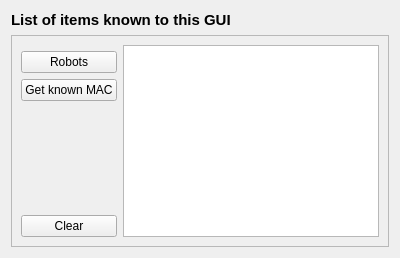
       <widget class="QWidget" name="tab_list">
        <attribute name="title">
         <string>List</string>
        </attribute>
        <layout class="QVBoxLayout" name="verticalLayout_20">
         <item>
          <widget class="QLabel" name="label_5">
           <property name="font">
            <font>
             <pointsize>11</pointsize>
             <weight>75</weight>
             <bold>true</bold>
            </font>
           </property>
           <property name="text">
            <string>List of items known to this GUI</string>
           </property>
          </widget>
         </item>
         <item>
          <widget class="QFrame" name="frame_41">
           <property name="frameShape">
            <enum>QFrame::StyledPanel</enum>
           </property>
           <property name="frameShadow">
            <enum>QFrame::Raised</enum>
           </property>
           <layout class="QGridLayout" name="gridLayout_40">
            <item row="1" column="0">
             <widget class="QPushButton" name="pushButton_gui_robots">
              <property name="text">
               <string>Robots</string>
              </property>
             </widget>
            </item>
            <item row="3" column="0">
             <spacer name="verticalSpacer_17">
              <property name="orientation">
               <enum>Qt::Vertical</enum>
              </property>
              <property name="sizeHint" stdset="0">
               <size>
                <width>20</width>
                <height>40</height>
               </size>
              </property>
             </spacer>
            </item>
            <item row="2" column="0">
             <widget class="QPushButton" name="pushButton_gui_MAC">
              <property name="text">
               <string>Get known MAC</string>
              </property>
             </widget>
            </item>
            <item row="4" column="0">
             <widget class="QPushButton" name="pushButton_gui_clear">
              <property name="text">
               <string>Clear</string>
              </property>
             </widget>
            </item>
            <item row="0" column="1" rowspan="5">
             <widget class="QPlainTextEdit" name="plainTextEdit_gui_list"/>
            </item>
           </layout>
          </widget>
         </item>
        </layout>
       </widget>
